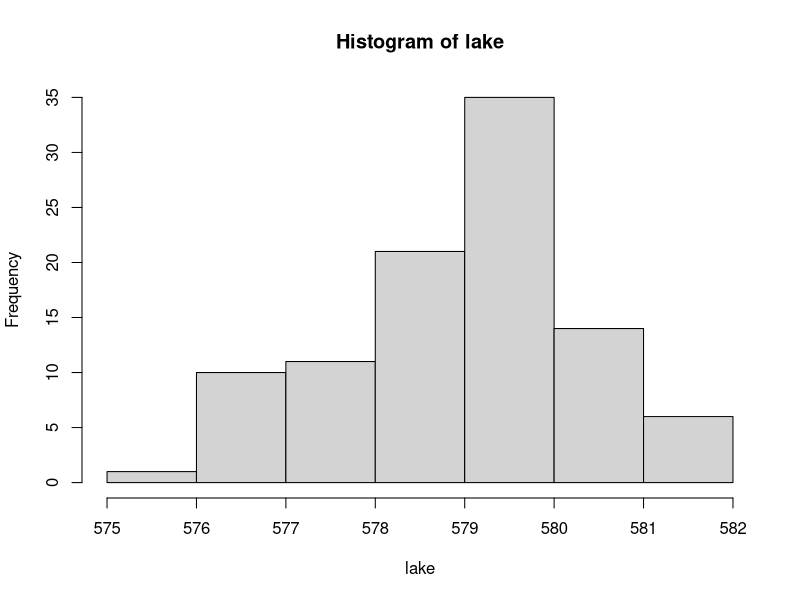
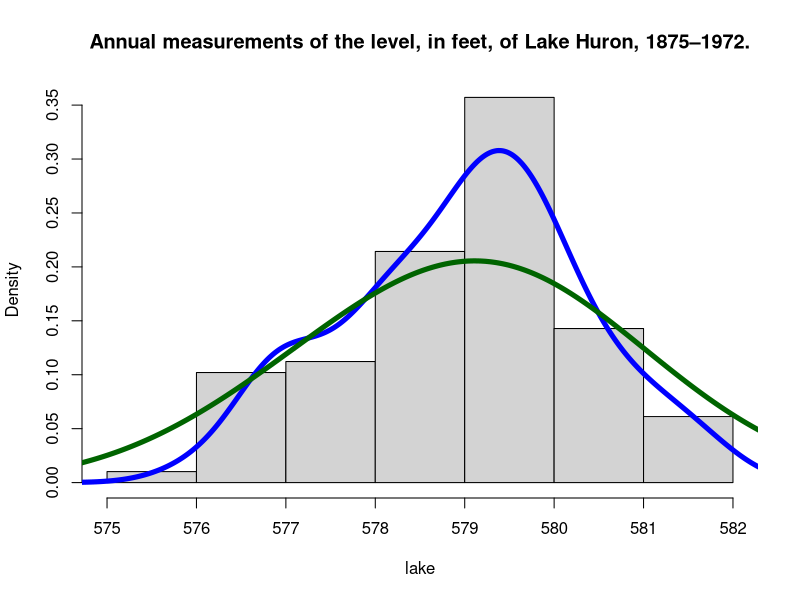

The R script that drew these images, in order:
# Charts for DSFO_05_01 "Exploratory Graphs"

require("datasets")

# Histogram
lake <- LakeHuron
hist(lake)

# LOAD DATASET
require("datasets")
data(lake)  # Annual Canadian Lynx trappings 1821-1934

# HISTOGRAM WITH OPTIONS
hist(lake,
     freq = FALSE,  # Axis shows density, not frequency
     col = "light gray",  # Color for histogram
     main = "Annual measurements of the level, in feet, of Lake Huron, 1875–1972.")

# SUPERIMPOSED KERNEL DENSITY ESTIMATES
lines(density(lake), col = "blue", lwd = 5)
lines(density(lake, adjust = 3), col = "darkgreen", lwd = 5)